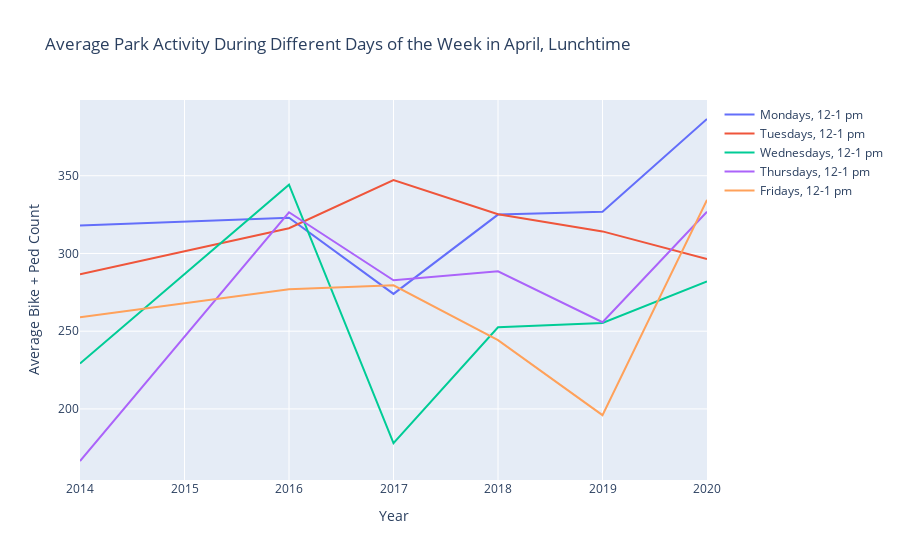

The notebook cell this image was saved under:
### Markdown cell above
Now it's time to make my first graph. I will use my ```counts_across_years()``` function to graph how average hourly counts at noon for any given weekday have changed from 2014-2020. I am curious if 2020 will continue past trends or show a departure.

### Code cell
fig = go.Figure()
fig.add_trace(go.Scatter(x=allyears, y=counts_across_years('April', 'Monday', datetime.time(12, 0)),
                    mode='lines',
                    name='Mondays, 12-1 pm'))
fig.add_trace(go.Scatter(x=allyears, y=counts_across_years('April', 'Tuesday', datetime.time(12, 0)),
                    mode='lines',
                    name='Tuesdays, 12-1 pm'))
fig.add_trace(go.Scatter(x=allyears, y=counts_across_years('April', 'Wednesday', datetime.time(12, 0)),
                    mode='lines',
                    name='Wednesdays, 12-1 pm'))
fig.add_trace(go.Scatter(x=allyears, y=counts_across_years('April', 'Thursday', datetime.time(12, 0)),
                    mode='lines',
                    name='Thursdays, 12-1 pm'))
fig.add_trace(go.Scatter(x=allyears, y=counts_across_years('April', 'Friday', datetime.time(12, 0)),
                    mode='lines',
                    name='Fridays, 12-1 pm'))
fig.update_layout(title='Average Park Activity During Different Days of the Week in April, Lunchtime',
                   xaxis_title='Year',
                   yaxis_title='Average Bike + Ped Count')
fig.show()

### Figure 1 — Plotly figure (JSON) as saved in the notebook; plotly's stock layout.template omitted (floating-point values rounded to 4 significant figures)
{"data": [{"mode": "lines", "name": "Mondays, 12-1 pm", "type": "scatter", "x": [2014, 2016, 2017, 2018, 2019, 2020], "y": [318, 323, 274, 325, 326.8, 386.5]}, {"mode": "lines", "name": "Tuesdays, 12-1 pm", "type": "scatter", "x": [2014, 2016, 2017, 2018, 2019, 2020], "y": [286.6, 316.2, 347.2, 325.2, 314.2, 296.5]}, {"mode": "lines", "name": "Wednesdays, 12-1 pm", "type": "scatter", "x": [2014, 2016, 2017, 2018, 2019, 2020], "y": [229.2, 344.2, 178, 252.5, 255.2, 282]}, {"mode": "lines", "name": "Thursdays, 12-1 pm", "type": "scatter", "x": [2014, 2016, 2017, 2018, 2019, 2020], "y": [166.5, 326.5, 282.8, 288.5, 255.8, 326.8]}, {"mode": "lines", "name": "Fridays, 12-1 pm", "type": "scatter", "x": [2014, 2016, 2017, 2018, 2019, 2020], "y": [259, 277, 279.5, 244.2, 196, 334.5]}], "layout": {"autosize": true, "title": {"text": "Average Park Activity During Different Days of the Week in April, Lunchtime"}, "xaxis": {"autorange": true, "range": [2014, 2020], "title": {"text": "Year"}, "type": "linear"}, "yaxis": {"autorange": true, "range": [154.3, 398.7], "title": {"text": "Average Bike + Ped Count"}, "type": "linear"}}}
